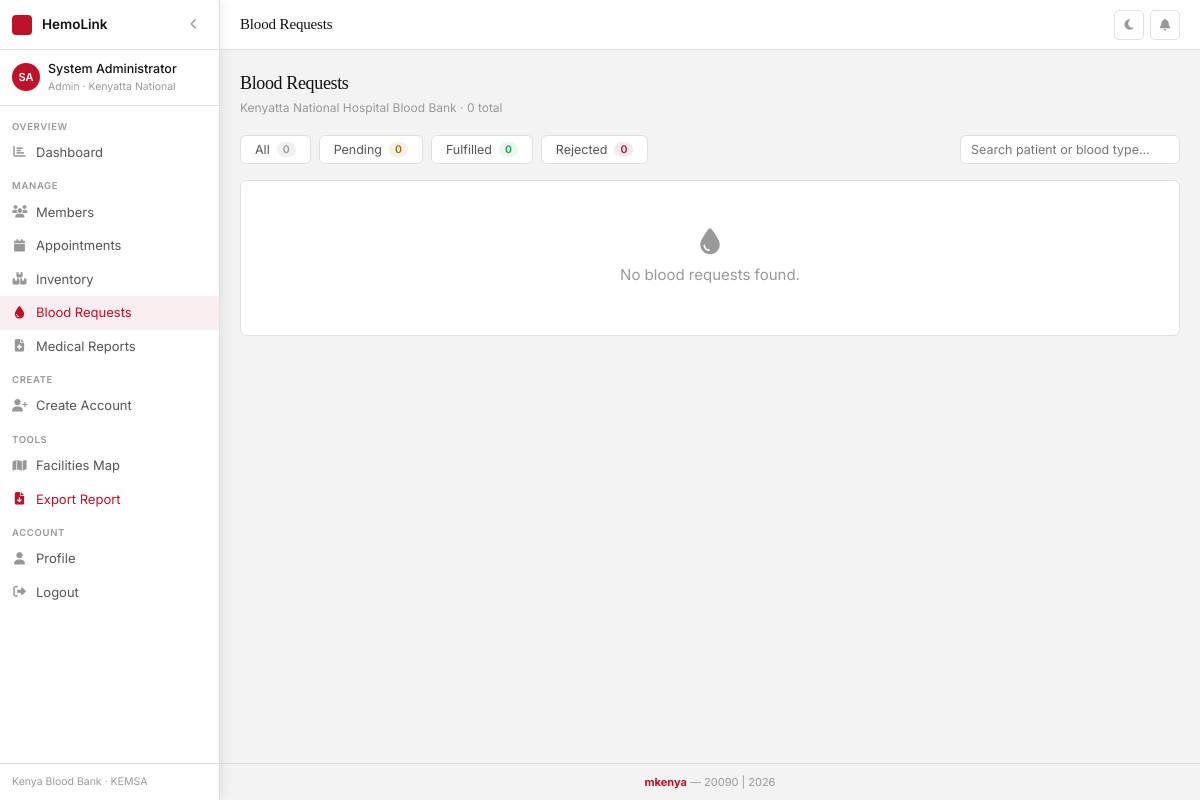
Screenshot of /admin/blood-requests (signed in) with the database file from the repository.
### app.py (models this page shows)
class User(UserMixin, db.Model):
    id = db.Column(db.Integer, primary_key=True)
    email = db.Column(db.String(120), unique=True, nullable=False)
    password = db.Column(db.String(200), nullable=False)
    first_name = db.Column(db.String(60), nullable=False)
    last_name = db.Column(db.String(60), nullable=False)
    phone = db.Column(db.String(20))
    national_id = db.Column(db.String(20), unique=True)
    role = db.Column(db.String(20), default='donor')  # admin, donor, recipient
    facility_id = db.Column(db.Integer, db.ForeignKey('facility.id'), nullable=True)
    is_active = db.Column(db.Boolean, default=True)
    is_approved = db.Column(db.Boolean, default=False)
    created_at = db.Column(db.DateTime, default=datetime.utcnow)
    blood_type = db.Column(db.String(5))
    date_of_birth = db.Column(db.Date)
    gender = db.Column(db.String(10))
    weight_kg = db.Column(db.Float)
    county = db.Column(db.String(100))
    has_donated_before = db.Column(db.Boolean, default=False)
    last_donation_date = db.Column(db.Date)
    has_chronic_disease = db.Column(db.Boolean, default=False)
    chronic_disease_details = db.Column(db.String(300))
    on_medication = db.Column(db.Boolean, default=False)
    medication_details = db.Column(db.String(300))
    recent_surgery = db.Column(db.Boolean, default=False)
    recent_tattoo = db.Column(db.Boolean, default=False)
    hiv_status = db.Column(db.String(20), default='negative')
    hepatitis_b = db.Column(db.Boolean, default=False)
    hepatitis_c = db.Column(db.Boolean, default=False)
    malaria_history = db.Column(db.Boolean, default=False)
    allergies = db.Column(db.String(300))
    emergency_contact_name = db.Column(db.String(100))
    emergency_contact_phone = db.Column(db.String(20))
    donations = db.relationship('Donation', backref='donor', lazy=True)
    appointments = db.relationship('Appointment', foreign_keys='Appointment.user_id', backref='user', lazy=True)

class Facility(db.Model):
    id = db.Column(db.Integer, primary_key=True)
    name = db.Column(db.String(150), nullable=False)
    county = db.Column(db.String(100), nullable=False)
    address = db.Column(db.String(200))
    phone = db.Column(db.String(20))
    email = db.Column(db.String(120))
    latitude = db.Column(db.Float, nullable=True)
    longitude = db.Column(db.Float, nullable=True)
    created_at = db.Column(db.DateTime, default=datetime.utcnow)
    users = db.relationship('User', backref='facility', lazy=True)
    inventory = db.relationship('BloodInventory', backref='facility', lazy=True)
    appointments = db.relationship('Appointment', backref='facility', lazy=True)

### app.py (the view)
@app.route('/admin/blood-requests')
@login_required
def admin_blood_requests():
    if current_user.role != 'admin':
        return redirect(url_for('dashboard'))
    requests = BloodRequest.query.filter_by(facility_id=current_user.facility_id).order_by(BloodRequest.created_at.desc()).all()
    return render_template('admin_blood_requests.html', requests=requests)

### app.py (called while the page is built)
@login_manager.user_loader
def load_user(user_id):
    return User.query.get(int(user_id))

@app.context_processor
def inject_globals():
    count = 0
    if current_user.is_authenticated and current_user.role == 'admin':
        count = User.query.filter(
            User.facility_id == current_user.facility_id,
            User.is_approved == False,
            User.is_active == True
        ).count()
    return dict(pending_approvals_count=count, today=date.today())

### templates/admin_blood_requests.html (shortened to what this page needs)
{% extends "base.html" %}
{% block page_title %}Blood Requests
{% endblock %}
{% block content %}
{% set pending_n   = requests|selectattr('status','equalto','pending')|list|length %}
{% set fulfilled_n = requests|selectattr('status','equalto','fulfilled')|list|length %}
{% set rejected_n  = requests|selectattr('status','equalto','rejected')|list|length %}
{% set critical_n  = requests|selectattr('urgency','equalto','critical')|list|length %}
<div class="ph">
  <div>
    <h1 class="ph-tt">Blood Requests</h1>
    <p class="ph-sub">{{ current_user.facility.name if current_user.facility else '' }} · {{ requests|length }} total</p>
  </div>
</div>
<div class="filter-bar">
  {% for label, val, cls, fval in [
    ('All', requests|length, 'bg-n', 'all'),
    ('Pending', pending_n, 'bg-a', 'pending'),
    ('Fulfilled', fulfilled_n, 'bg-g', 'fulfilled'),
    ('Rejected', rejected_n, 'bg-r', 'rejected'),
  ] %}
  <button class="req-filter filter-btn {% if loop.first %}on{% endif %}" data-f="{{ fval }}">
    {{ label }}
    <span class="filter-badge {{ cls }}">{{ val }}</span>
  </button>
  {% endfor %}
  <input id="reqSearch" type="text" placeholder="Search patient or blood type…" class="req-search">
</div>
<div class="card card-requests">
  {% if requests %}
  <div class="tw">
    <table>
      <thead>
        <tr>
          <th>Patient</th>
          <th>Blood Type</th>
          <th>Units</th>
          <th>Urgency</th>
          <th>Reason</th>
          <th>Date</th>
          <th>Status</th>
          <th>Actions</th>
        </tr>
      </thead>
      <tbody>
      {% for req in requests %}
      <tr class="rrow {% if req.urgency == 'critical' and req.status == 'pending' %}crit-row{% endif %}"
          data-f="{{ req.status }}"
          data-search="{{ req.requester.first_name|lower }} {{ req.requester.last_name|lower }} {{ req.blood_type|lower }}"
          data-id="{{ req.id }}"
          data-type="{{ req.blood_type }}"
          data-units="{{ req.units_needed }}"
          data-name="{{ req.requester.first_name }} {{ req.requester.last_name }}">
        <td>
          <div class="patient-info">
            <div class="av">{{ req.requester.first_name[0] }}{{ req.requester.last_name[0] }}</div>
            <div>
              <div class="patient-name">{{ req.requester.first_name }} {{ req.requester.last_name }}</div>
              <div class="patient-email">{{ req.requester.email }}</div>
            </div>
          </div>
        </td>
        <td><span class="bb">{{ req.blood_type }}</span></td>
        <td class="units-needed">{{ req.units_needed }}</td>
        <td>
          <span class="bg {% if req.urgency=='critical' %}bg-r{% elif req.urgency=='urgent' %}bg-a{% else %}bg-n{% endif %}">
            {% if req.urgency == 'critical' %}<i class="fas fa-circle-exclamation"></i>{% endif %}
            {{ req.urgency|title }}
          </span>
        </td>
        <td class="reason-cell"
            title="{{ req.reason or '' }}">{{ req.reason or '—' }}</td>
        <td class="date-cell">{{ req.created_at.strftime('%d %b %Y') }}</td>
        <td>
          <span class="bg {% if req.status=='fulfilled' %}bg-g{% elif req.status=='pending' %}bg-a{% elif req.status=='rejected' %}bg-r{% else %}bg-n{% endif %}">
            {{ req.status|title }}
          </span>
        </td>
        <td>
          {% if req.status == 'pending' %}
          <div class="action-buttons">
            <button class="btn btn-success btn-sm" onclick="openFulfill(this.closest('tr'))">
              <i class="fas fa-check"></i> Fulfill
            </button>
            <button class="btn btn-danger btn-sm" onclick="doReject('{{ req.id }}')" title="Reject blood request">
              <i class="fas fa-times"></i>
            </button>
          </div>
          {% else %}
          <span class="no-action">—</span>
          {% endif %}
        </td>
      </tr>
      {% endfor %}
      </tbody>
    </table>
  </div>
  {% else %}
  <div class="es empty-state"><i class="fas fa-droplet"></i><p>No blood requests found.</p></div>
  {% endif %}
</div>
{% endblock %}

### templates/base.html (shortened to what this page needs)
<!DOCTYPE html>
<html lang="en">
<head>
<link rel="stylesheet" href="https://cdnjs.cloudflare.com/ajax/libs/font-awesome/6.5.0/css/all.min.css">
</head>
<body>
{% if current_user.is_authenticated %}
<aside class="sb" id="sb">
  <div class="sb-top">
    <div class="sb-dot"></div>
    <span class="sb-title">HemoLink</span>
    <button class="sb-btn" id="sbt" title="Toggle sidebar"><i class="fas fa-chevron-left" id="sbi"></i></button>
  </div>
  <div class="sb-user">
    <div class="sb-av">{{ current_user.first_name[0] }}{{ current_user.last_name[0] }}</div>
    <div class="sb-ui">
      <div class="sb-un">{{ current_user.first_name }} {{ current_user.last_name }}</div>
      <div class="sb-ur">{{ current_user.role|title }}{% if current_user.facility %} · {{ current_user.facility.name[:18] }}{% endif %}</div>
    </div>
  </div>
  <nav>
    {% if current_user.role == 'admin' %}
    <div class="nl">Overview</div>
    <a href="{{ url_for('admin_dashboard') }}" class="ni {% if request.endpoint=='admin_dashboard' %}on{% endif %}" data-tip="Dashboard"><i class="fas fa-chart-bar"></i><span class="ni-lbl"> Dashboard</span></a>
    <div class="nl">Manage</div>
    <a href="{{ url_for('admin_users') }}" class="ni " data-tip="Members"><i class="fas fa-users"></i><span class="ni-lbl"> Members</span></a>
    <a href="{{ url_for('admin_appointments') }}" class="ni {% if request.endpoint=='admin_appointments' %}on{% endif %}" data-tip="Appointments"><i class="fas fa-calendar"></i><span class="ni-lbl"> Appointments</span></a>
    <a href="{{ url_for('admin_inventory') }}" class="ni {% if request.endpoint=='admin_inventory' %}on{% endif %}" data-tip="Inventory"><i class="fas fa-boxes-stacked"></i><span class="ni-lbl"> Inventory</span></a>
    <a href="{{ url_for('admin_blood_requests') }}" class="ni {% if request.endpoint=='admin_blood_requests' %}on{% endif %}" data-tip="Blood Requests"><i class="fas fa-droplet"></i><span class="ni-lbl"> Blood Requests</span></a>
    <a href="{{ url_for('medical_reports') }}" class="ni {% if request.endpoint=='medical_reports' %}on{% endif %}" data-tip="Medical Reports"><i class="fas fa-file-medical"></i><span class="ni-lbl"> Medical Reports</span></a>
    <div class="nl">Create</div>
    <a href="{{ url_for('admin_create_account') }}" class="ni {% if request.endpoint=='admin_create_account' %}on{% endif %}" data-tip="Create Account"><i class="fas fa-user-plus"></i><span class="ni-lbl"> Create Account</span></a>
    <div class="nl">Tools</div>
    <a href="{{ url_for('facilities_map') }}" class="ni {% if request.endpoint=='facilities_map' %}on{% endif %}" data-tip="Facilities Map"><i class="fas fa-map"></i><span class="ni-lbl"> Facilities Map</span></a>
    <a href="{{ url_for('export_full_report_pdf') }}" class="ni ni-red" target="_blank" data-tip="Export Full Report"><i class="fas fa-file-arrow-down"></i><span class="ni-lbl"> Export Report</span></a>
    {% endif %}
    <div class="nl">Account</div>
    <a href="{{ url_for('profile') }}" class="ni {% if request.endpoint=='profile' %}on{% endif %}" data-tip="Profile"><i class="fas fa-user"></i><span class="ni-lbl"> Profile</span></a>
    <a href="{{ url_for('logout') }}" class="ni" data-tip="Logout"><i class="fas fa-right-from-bracket"></i><span class="ni-lbl"> Logout</span></a>
  </nav>
  <div class="sb-ft">Kenya Blood Bank · KEMSA</div>
</aside>
<div class="main" id="mn">
  <div class="topbar">
    <span class="tb-title">{% block page_title %}{% endblock %}</span>
    <div class="tb-r">
      <button class="ib" id="tmb" onclick="toggleTheme()" title="Toggle theme"><i id="tmi" class="fas fa-moon"></i></button>
      <div class="notif-wrap">
        <button class="ib" onclick="toggleNotif()" id="nb" title="Notifications"><i class="fas fa-bell"></i></button>
      </div>
    </div>
  </div>
  <div class="content">{% block content %}{% endblock %}</div>
  <footer class="pg-ft"><b>mkenya</b> — 20090 | 2026</footer>
</div>
{% else %}
{% block auth_content %}{% endblock %}
{% endif %}
</body>
</html>

### templates/admin_blood_requests.html (style rules this page uses)
.filter-bar { display:flex;align-items:center;gap:8px;flex-wrap:wrap;margin-bottom:16px }
.filter-btn { display:inline-flex;align-items:center;gap:7px;padding:6px 14px;border:1px solid var(--b);border-radius:6px;background:var(--sur);font-family:'Inter',sans-serif;font-size:12.5px;cursor:pointer;color:var(--t2) }
.filter-badge { padding:1px 6px;border-radius:10px;font-size:10.5px;font-weight:600 }
.req-search { margin-left:auto;padding:6px 10px;border:1px solid var(--b);border-radius:6px;font-size:12.5px;font-family:'Inter',sans-serif;background:var(--in);color:var(--t);outline:none;width:220px }
.card-requests { padding:0;overflow:hidden }
.empty-state { padding:48px }

### rows the page displays
User: first_name "S", last_name "A", first_name "System", last_name "Administrator", role "Admin"
Facility: facility "Kenyatta National", facility "Kenyatta National Hospital Blood Bank"

### other values shown
{{ requests|length }} "0"
{{ label }} "All" "Pending" "Fulfilled" "Rejected"
{{ val }} "0" "0" "0" "0"
